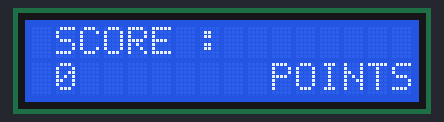
Bench run of a sketch on a simulated Arduino Uno, built with avr-gcc and run on an emulated ATmega328P. On the bench: 16×2 character LCD.

Above: at 0.1 s.
At 4.2 s:
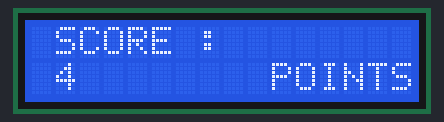
At 9.3 s:
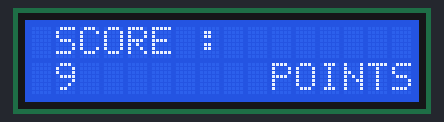
At 19.5 s:
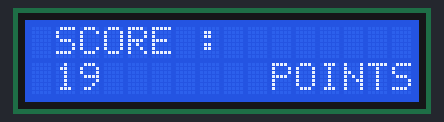
At 28.7 s:
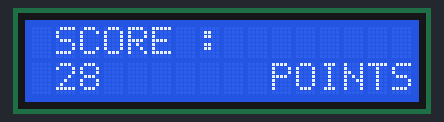
At 38.9 s:
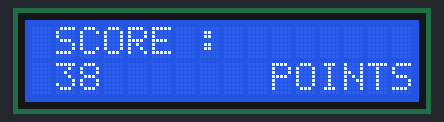

Measured:
- what the display in image 1 shows lasts 1.0 s, from 4.2 s to 5.2 s

The sketch:

lcd_i2c_test.ino
```cpp
// I2C LCD test: counts from 0 to 999 on a 16x2 display, one step per second.

#include <LiquidCrystal_I2C.h>
#include <Wire.h>

LiquidCrystal_I2C lcd(0x27, 16, 2);

void showCount(int count) {
  lcd.clear();
  lcd.setCursor(1, 0);
  lcd.print("SCORE :");
  lcd.setCursor(10, 1);
  lcd.print("POINTS");
  lcd.setCursor(1, 1);
  lcd.print(count);
}

void setup() {
  lcd.init();
  lcd.backlight();
}

void loop() {
  for (int count = 0; count < 1000; count++) {
    showCount(count);
    delay(1000);
  }
}
```
